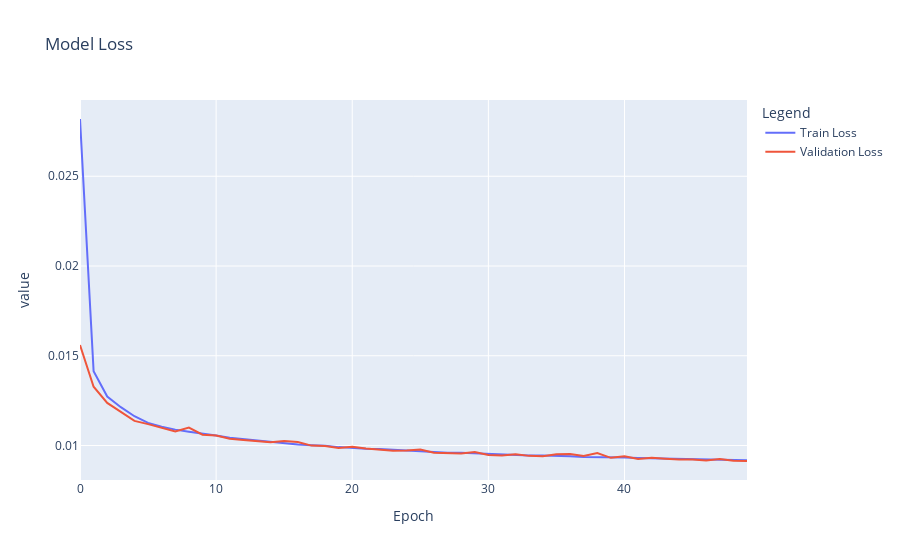

Here is the notebook cell this chart was saved with:
### Code cell
# Plot training history
plot_training_history(train_history)

### Figure 1 — Plotly figure (JSON) as saved in the notebook; plotly's stock layout.template omitted (floating-point values rounded to 4 significant figures)
{"data": [{"hovertemplate": "variable=wide_variable_0<br>Epoch=%{x}<br>value=%{y}<extra></extra>", "legendgroup": "wide_variable_0", "line": {"color": "#636efa", "dash": "solid"}, "marker": {"symbol": "circle"}, "mode": "lines", "name": "Train Loss", "orientation": "v", "showlegend": true, "type": "scatter", "x": [0, 1, 2, 3, 4, 5, 6, 7, 8, 9, 10, 11, 12, 13, 14, 15, 16, 17, 18, 19, 20, 21, 22, 23, 24, 25, 26, 27, 28, 29, 30, 31, 32, 33, 34, 35, 36, 37, 38, 39, 40, 41, 42, 43, 44, 45, 46, 47, 48, 49], "xaxis": "x", "y": [0.02819, 0.01414, 0.01273, 0.01214, 0.01163, 0.01126, 0.01105, 0.01089, 0.01077, 0.01067, 0.01056, 0.01043, 0.01036, 0.01027, 0.01018, 0.01013, 0.01005, 0.01002, 0.009989, 0.009912, 0.009857, 0.009819, 0.009802, 0.009761, 0.009694, 0.009689, 0.009629, 0.009595, 0.009601, 0.009565, 0.009523, 0.009515, 0.009485, 0.009441, 0.009442, 0.009432, 0.009396, 0.009359, 0.00936, 0.009361, 0.009332, 0.009305, 0.009288, 0.009275, 0.009259, 0.009244, 0.009215, 0.009176, 0.009198, 0.009181], "yaxis": "y"}, {"hovertemplate": "variable=wide_variable_1<br>Epoch=%{x}<br>value=%{y}<extra></extra>", "legendgroup": "wide_variable_1", "line": {"color": "#EF553B", "dash": "solid"}, "marker": {"symbol": "circle"}, "mode": "lines", "name": "Validation Loss", "orientation": "v", "showlegend": true, "type": "scatter", "x": [0, 1, 2, 3, 4, 5, 6, 7, 8, 9, 10, 11, 12, 13, 14, 15, 16, 17, 18, 19, 20, 21, 22, 23, 24, 25, 26, 27, 28, 29, 30, 31, 32, 33, 34, 35, 36, 37, 38, 39, 40, 41, 42, 43, 44, 45, 46, 47, 48, 49], "xaxis": "x", "y": [0.0156, 0.01327, 0.01237, 0.01189, 0.01137, 0.01119, 0.01098, 0.01078, 0.011, 0.01061, 0.01056, 0.01038, 0.0103, 0.01024, 0.01018, 0.01025, 0.0102, 0.009995, 0.009972, 0.009861, 0.009926, 0.009834, 0.009762, 0.009712, 0.00973, 0.009776, 0.009602, 0.009565, 0.009562, 0.009634, 0.009477, 0.00945, 0.009512, 0.009425, 0.009409, 0.009515, 0.009531, 0.009418, 0.009582, 0.009314, 0.009398, 0.00925, 0.009324, 0.009262, 0.009217, 0.009224, 0.009161, 0.009243, 0.009156, 0.009139], "yaxis": "y"}], "layout": {"legend": {"title": {"text": "Legend"}, "tracegroupgap": 0}, "title": {"text": "Model Loss"}, "xaxis": {"anchor": "y", "domain": [0, 1], "title": {"text": "Epoch"}}, "yaxis": {"anchor": "x", "domain": [0, 1], "title": {"text": "value"}}}}
